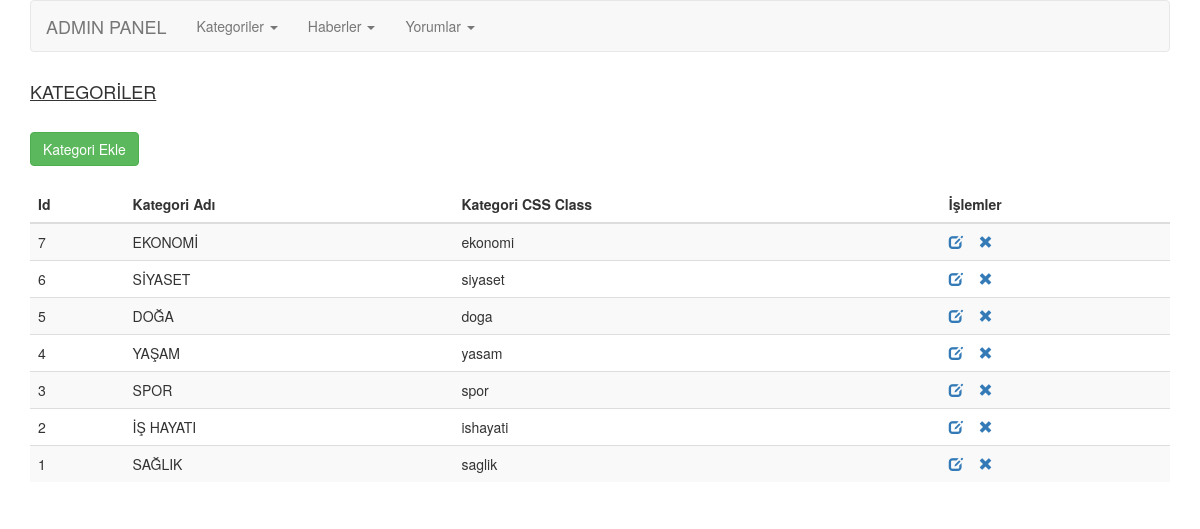
The page /admin/kategoriler/index.php (signed in) on the database its author committed.
### tables this page shows
CREATE TABLE `kategoriler` (
  `Id` int(11) NOT NULL,
  `Ad` varchar(50) NOT NULL,
  `CSSClass` varchar(50) DEFAULT NULL
);

### admin/kategoriler/index.php (the view)
<?php include "../header.php"; ?>
<h4 style="text-decoration:underline;">KATEGORİLER</h4>
<br/>
<a href="./ekle.php" style="text-decoration: none;">
	<button type="button" class="btn btn-success">Kategori Ekle</button>
</a>
<br/><br/>
<table class="table table-striped">
    <thead>
      <tr>
        <th>Id</th>
        <th>Kategori Adı</th>
        <th>Kategori CSS Class</th>
		<th>İşlemler</th>
      </tr>
    </thead>
    <tbody>
	  <?php
		$kategoriler = mysqli_query($baglanti,"SELECT * FROM kategoriler ORDER BY Id DESC");
		while($kategori = mysqli_fetch_array($kategoriler)){
	  ?>
      <tr>
        <td><?php echo $kategori["Id"]; ?></td>
        <td><?php echo $kategori["Ad"]; ?></td>
        <td><?php echo $kategori["CSSClass"]; ?></td>
		<td>
			<a href="./duzenle.php?id=<?php echo $kategori["Id"]; ?>"><span class="glyphicon glyphicon-edit"></span></a>
			<span>  </span>
			<a href="./sil.php?id=<?php echo $kategori["Id"]; ?>"><span class="glyphicon glyphicon-remove"></span></a>
		</td>
      </tr>
	  <?php } ?>
    </tbody>
</table>
<?php include "../footer.php"; ?>

### rows shown on the page
kategoriler: Id "7", Ad "EKONOMİ", CSSClass "ekonomi"
kategoriler: Id "6", Ad "SİYASET", CSSClass "siyaset"
kategoriler: Id "5", Ad "DOĞA", CSSClass "doga"
kategoriler: Id "4", Ad "YAŞAM", CSSClass "yasam"
kategoriler: Id "3", Ad "SPOR", CSSClass "spor"
kategoriler: Id "2", Ad "İŞ HAYATI", CSSClass "ishayati"
kategoriler: Id "1", Ad "SAĞLIK", CSSClass "saglik"
